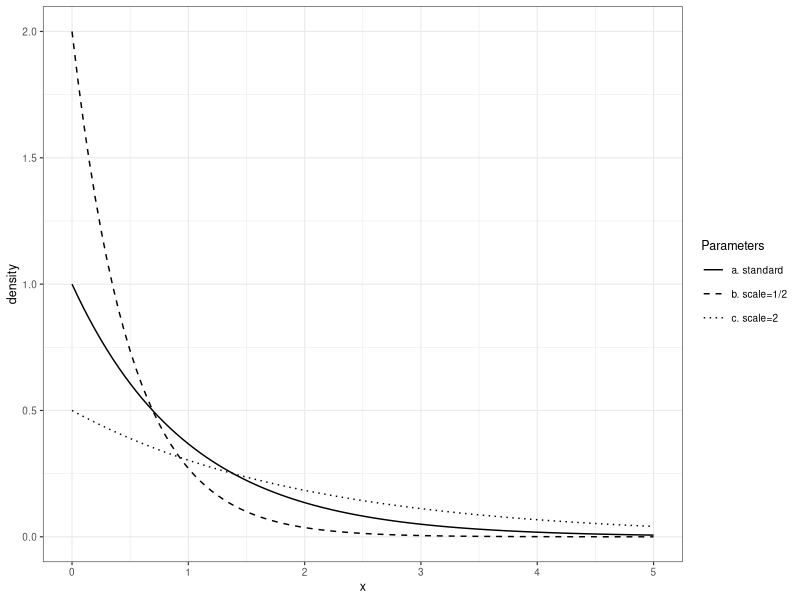
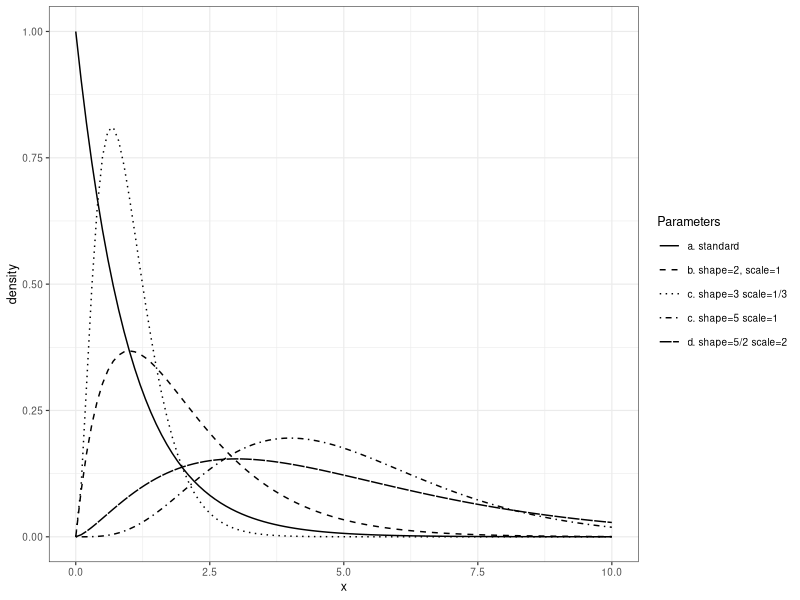
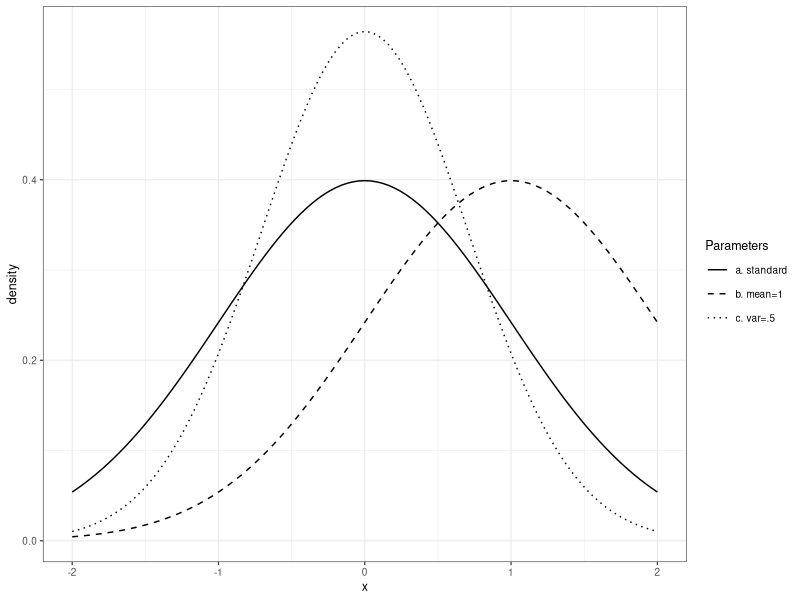

These charts were generated, in order, by the following R code:
## ---- chunk 1
# %%
require(tidyverse)
require(kableExtra)
old_theme <-theme_set(theme_bw(base_size=9, base_family = "Helvetica"))
# %%
## ---- chunk 2
#| echo: false
#| message: false
#| warning: false
#| label: fig-witgetexponential
#| 
#| fig-cap: |
#|   Exponential densities with different parameters: scales $1, 2, 1/2$ or
#|   equivalently intensities $1, 1/2, 2$. Expectation equals scale,  
#|   variance equals squared scale.

# %%

p <- ggplot2::ggplot(data = tibble::tibble(x=seq(0, 5,by=0.01)),
                mapping= ggplot2::aes(x=x)) +
  ggplot2::scale_linetype_manual(values = c("solid", "dashed", "dotted"),
                                 guide = ggplot2::guide_legend(override.aes = list(
                        linetype = c("solid", "dashed", "dotted"),
                        title = "Parameters"))) +
  ggplot2::labs(linetype="Parameters") +
  ggplot2::xlab("x") +
  ggplot2::ylab("density") +
  ggplot2::xlim(xlim = c(0, 5)) +
  ggplot2::stat_function(fun=dexp, args = c(1),
                         ggplot2::aes(linetype="a. standard")) +
  ggplot2::stat_function(fun=dexp, args = c(2),  ggplot2::aes(linetype="b. scale=1/2")) +
  ggplot2::stat_function(fun=dexp, args = c(.5),
                         ggplot2::aes(linetype="c. scale=2"))


p
# %%
## ---- chunk 3
#| echo: false
#| message: false
#| warning: false
#| label: fig-witgetgamma
#| 
#| fig-cap: |
#|   Gamma densities with different parameters: scales $1, 1, 1/3, 1, 2$ and
#|   shapes  $1, 2, 3, 5, 5/2$. Expectation equals shape times scale,  
#|   variance equals shape times squared scale.
#| 
p <- ggplot2::ggplot(data = tibble::tibble(x=seq(0, 10, by=0.01)),
                mapping= ggplot2::aes(x=x)) +
  ggplot2::scale_linetype_manual(values = c("solid", "dashed", "dotted", "dotdash", "81"),
                                 guide = ggplot2::guide_legend(override.aes = list(
                        linetype = c("solid", "dashed", "dotted", "dotdash", "81"),
                        title = "Parameters"))) +
  ggplot2::labs(linetype="Parameters") +
  ggplot2::xlab("x") +
  ggplot2::ylab("density") +
  ggplot2::xlim(xlim = c(0, 10)) +
  ggplot2::stat_function(fun=dgamma, args = c(1, 1),
                         ggplot2::aes(linetype="a. standard")) +
  ggplot2::stat_function(fun=dgamma, args = c(2, 1),  ggplot2::aes(linetype="b. shape=2, scale=1")) +
  ggplot2::stat_function(fun=dgamma, args = c(3, 3),
                         ggplot2::aes(linetype="c. shape=3 scale=1/3")) +
  ggplot2::stat_function(fun=dgamma, args = c(5, 1),
                                                ggplot2::aes(linetype="c. shape=5 scale=1")) +
  ggplot2::stat_function(fun=dgamma, args = c(2.5,.5),
                         ggplot2::aes(linetype="d. shape=5/2 scale=2"))

p
# %%
## ---- chunk 4
#| echo: false
#| message: false
#| warning: false
#| label: fig-witgetgauss
#| 
#| fig-cap: |
#|   Gaussian densities. The location parameter $\mu$ coincides with the mean and
#|   the median. The scale parameter is the standard deviation. 
#|   The Inter-Quartile-Range (IQR) is proportional to the standard deviation. 
#|   If $\Phi^{\leftarrow}$ denotes the quantile function of $\mathcal{N}(0,1)$
#|   then the interquartile range of 
#|   $\mathcal{N}(\mu, \sigma^2)$ is $\sigma \Big(\Phi^{\leftarrow}(3/4) - \Phi^{\leftarrow}(1/4)\Big)=2 \sigma \Phi^{\leftarrow}(3/4)$.
#|


p <- ggplot2::ggplot(data = tibble::tibble(x=seq(-5, 5,by=0.01)),
                mapping= ggplot2::aes(x=x)) +
  ggplot2::scale_linetype_manual(values = c("solid", "dashed", "dotted"),
                                 guide = ggplot2::guide_legend(override.aes = list(
                        linetype = c("solid", "dashed", "dotted"),
                        title = "Parameters"))) +
  ggplot2::labs(linetype="Parameters") +
  ggplot2::xlab("x") +
  ggplot2::ylab("density") +
  ggplot2::xlim(xlim = c(-2, 2)) +
  ggplot2::stat_function(fun=dnorm, args = c(0, 1),
                         ggplot2::aes(linetype="a. standard")) +
  ggplot2::stat_function(fun=dnorm, args = c(1, 1),  ggplot2::aes(linetype="b. mean=1")) +
  ggplot2::stat_function(fun=dnorm, args = c(0, sqrt(1/2)),
                         ggplot2::aes(linetype="c. var=.5"))

p
# %%
